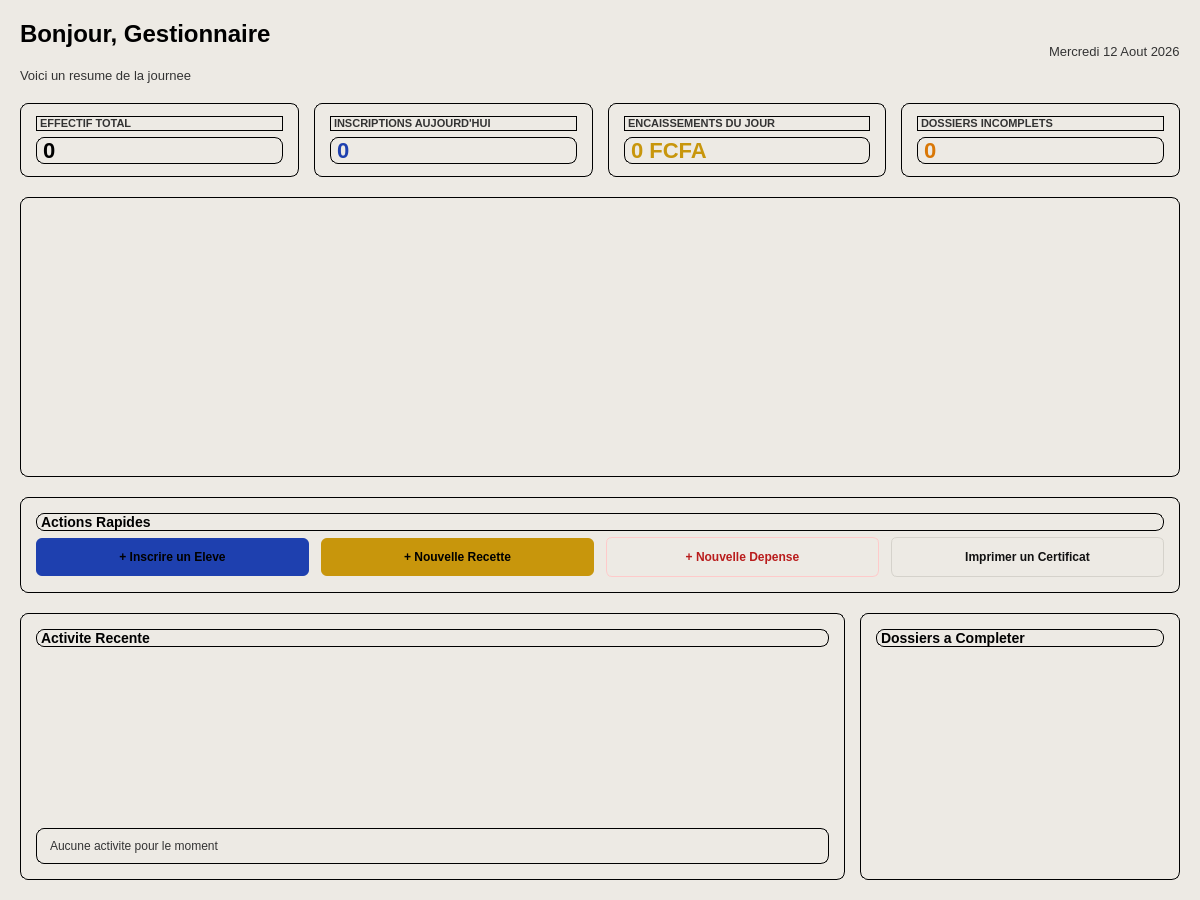
<?xml version="1.0" encoding="UTF-8"?>
<ui version="4.0">
 <class>PageGestionnaire</class>
 <widget class="QWidget" name="PageGestionnaire">
  <property name="geometry">
   <rect>
    <x>0</x>
    <y>0</y>
    <width>1200</width>
    <height>900</height>
   </rect>
  </property>
  <property name="windowTitle">
   <string>Espace Gestionnaire</string>
  </property>
  <property name="styleSheet">
   <string>background-color: #EDEAE4; font-family: 'Segoe UI', sans-serif;</string>
  </property>
  <layout class="QVBoxLayout" name="mainLayout">
   <property name="spacing">
    <number>20</number>
   </property>
   <property name="leftMargin">
    <number>20</number>
   </property>
   <property name="topMargin">
    <number>20</number>
   </property>
   <property name="rightMargin">
    <number>20</number>
   </property>
   <property name="bottomMargin">
    <number>20</number>
   </property>
   <item>
    <layout class="QHBoxLayout" name="headerLayout">
     <item>
      <layout class="QVBoxLayout" name="titleLayout">
       <item>
        <widget class="QLabel" name="lbl_title">
         <property name="styleSheet">
          <string>color: #000000; font-size: 24px; font-weight: bold;</string>
         </property>
         <property name="text">
          <string>Bonjour, Gestionnaire</string>
         </property>
        </widget>
       </item>
       <item>
        <widget class="QLabel" name="lbl_subtitle">
         <property name="styleSheet">
          <string>color: #333333; font-size: 13px;</string>
         </property>
         <property name="text">
          <string>Voici un resume de la journee</string>
         </property>
        </widget>
       </item>
      </layout>
     </item>
     <item>
      <spacer name="headerSpacer">
       <property name="orientation">
        <enum>Qt::Horizontal</enum>
       </property>
       <property name="sizeHint" stdset="0">
        <size>
         <width>40</width>
         <height>20</height>
        </size>
       </property>
      </spacer>
     </item>
     <item>
      <widget class="QLabel" name="lbl_date">
       <property name="styleSheet">
        <string>color: #333333; font-size: 13px;</string>
       </property>
       <property name="text">
        <string>Mercredi 12 Aout 2026</string>
       </property>
      </widget>
     </item>
    </layout>
   </item>
   <item>
    <layout class="QHBoxLayout" name="kpiLayout">
     <property name="spacing">
      <number>15</number>
     </property>
     <item>
      <widget class="QFrame" name="card_effectifs">
       <property name="styleSheet">
        <string>background-color: transparent; color: #000000; border: 1px solid #000000; border-radius: 8px;</string>
       </property>
       <layout class="QVBoxLayout" name="layout_card_effectifs">
        <property name="leftMargin">
         <number>15</number>
        </property>
        <property name="topMargin">
         <number>12</number>
        </property>
        <property name="rightMargin">
         <number>15</number>
        </property>
        <property name="bottomMargin">
         <number>12</number>
        </property>
        <item>
         <widget class="QLabel" name="lbl_kpi1_titre">
          <property name="styleSheet">
           <string>color: #333333; font-size: 11px; font-weight: bold;</string>
          </property>
          <property name="text">
           <string>EFFECTIF TOTAL</string>
          </property>
         </widget>
        </item>
        <item>
         <widget class="QLabel" name="lbl_kpi1_valeur">
          <property name="styleSheet">
           <string>color: #000000; font-size: 22px; font-weight: bold;</string>
          </property>
          <property name="text">
           <string>0</string>
          </property>
         </widget>
        </item>
       </layout>
      </widget>
     </item>
     <item>
      <widget class="QFrame" name="card_inscriptions_jour">
       <property name="styleSheet">
        <string>background-color: transparent; color: #000000; border: 1px solid #000000; border-radius: 8px;</string>
       </property>
       <layout class="QVBoxLayout" name="layout_card_inscriptions">
        <property name="leftMargin">
         <number>15</number>
        </property>
        <property name="topMargin">
         <number>12</number>
        </property>
        <property name="rightMargin">
         <number>15</number>
        </property>
        <property name="bottomMargin">
         <number>12</number>
        </property>
        <item>
         <widget class="QLabel" name="lbl_kpi2_titre">
          <property name="styleSheet">
           <string>color: #333333; font-size: 11px; font-weight: bold;</string>
          </property>
          <property name="text">
           <string>INSCRIPTIONS AUJOURD'HUI</string>
          </property>
         </widget>
        </item>
        <item>
         <widget class="QLabel" name="lbl_kpi2_valeur">
          <property name="styleSheet">
           <string>color: #1E40AF; font-size: 22px; font-weight: bold;</string>
          </property>
          <property name="text">
           <string>0</string>
          </property>
         </widget>
        </item>
       </layout>
      </widget>
     </item>
     <item>
      <widget class="QFrame" name="card_caisse_jour">
       <property name="styleSheet">
        <string>background-color: transparent; color: #000000; border: 1px solid #000000; border-radius: 8px;</string>
       </property>
       <layout class="QVBoxLayout" name="layout_card_caisse">
        <property name="leftMargin">
         <number>15</number>
        </property>
        <property name="topMargin">
         <number>12</number>
        </property>
        <property name="rightMargin">
         <number>15</number>
        </property>
        <property name="bottomMargin">
         <number>12</number>
        </property>
        <item>
         <widget class="QLabel" name="lbl_kpi3_titre">
          <property name="styleSheet">
           <string>color: #333333; font-size: 11px; font-weight: bold;</string>
          </property>
          <property name="text">
           <string>ENCAISSEMENTS DU JOUR</string>
          </property>
         </widget>
        </item>
        <item>
         <widget class="QLabel" name="lbl_kpi3_valeur">
          <property name="styleSheet">
           <string>color: #C8960C; font-size: 22px; font-weight: bold;</string>
          </property>
          <property name="text">
           <string>0 FCFA</string>
          </property>
         </widget>
        </item>
       </layout>
      </widget>
     </item>
     <item>
      <widget class="QFrame" name="card_taches">
       <property name="styleSheet">
        <string>background-color: transparent; color: #000000; border: 1px solid #000000; border-radius: 8px;</string>
       </property>
       <layout class="QVBoxLayout" name="layout_card_taches">
        <property name="leftMargin">
         <number>15</number>
        </property>
        <property name="topMargin">
         <number>12</number>
        </property>
        <property name="rightMargin">
         <number>15</number>
        </property>
        <property name="bottomMargin">
         <number>12</number>
        </property>
        <item>
         <widget class="QLabel" name="lbl_kpi4_titre">
          <property name="styleSheet">
           <string>color: #333333; font-size: 11px; font-weight: bold;</string>
          </property>
          <property name="text">
           <string>DOSSIERS INCOMPLETS</string>
          </property>
         </widget>
        </item>
        <item>
         <widget class="QLabel" name="lbl_kpi4_valeur">
          <property name="styleSheet">
           <string>color: #D97706; font-size: 22px; font-weight: bold;</string>
          </property>
          <property name="text">
           <string>0</string>
          </property>
         </widget>
        </item>
       </layout>
      </widget>
     </item>
    </layout>
   </item>
   <item>
    <widget class="QFrame" name="container_chart_statuts">
     <property name="minimumSize">
      <size>
       <width>0</width>
       <height>280</height>
      </size>
     </property>
     <property name="styleSheet">
      <string>background-color: transparent; color: #000000; border: 1px solid #000000; border-radius: 8px;</string>
     </property>
     <layout class="QVBoxLayout" name="layout_chart_statuts">
      <property name="leftMargin"><number>15</number></property>
      <property name="topMargin"><number>12</number></property>
      <property name="rightMargin"><number>15</number></property>
      <property name="bottomMargin"><number>12</number></property>
     </layout>
    </widget>
   </item>
   <item>
    <widget class="QFrame" name="card_actions_rapides">
     <property name="styleSheet">
      <string>background-color: transparent; color: #000000; border: 1px solid #000000; border-radius: 8px;</string>
     </property>
     <layout class="QVBoxLayout" name="layout_actions_rapides">
      <property name="leftMargin">
       <number>15</number>
      </property>
      <property name="topMargin">
       <number>15</number>
      </property>
      <property name="rightMargin">
       <number>15</number>
      </property>
      <property name="bottomMargin">
       <number>15</number>
      </property>
      <item>
       <widget class="QLabel" name="lbl_actions_titre">
        <property name="styleSheet">
         <string>color: #000000; font-weight: bold; font-size: 14px;</string>
        </property>
        <property name="text">
         <string>Actions Rapides</string>
        </property>
       </widget>
      </item>
      <item>
       <layout class="QHBoxLayout" name="actionsButtonsLayout">
        <property name="spacing">
         <number>12</number>
        </property>
        <item>
         <widget class="QPushButton" name="btn_quick_inscrire">
          <property name="cursor">
           <cursorShape>PointingHandCursor</cursorShape>
          </property>
          <property name="styleSheet">
           <string>background-color: #1E40AF; color: #000000; border: none; border-radius: 6px; padding: 12px; font-weight: bold;</string>
          </property>
          <property name="text">
           <string>+ Inscrire un Eleve</string>
          </property>
         </widget>
        </item>
        <item>
         <widget class="QPushButton" name="btn_quick_recette">
          <property name="cursor">
           <cursorShape>PointingHandCursor</cursorShape>
          </property>
          <property name="styleSheet">
           <string>background-color: #C8960C; color: #000000; border: none; border-radius: 6px; padding: 12px; font-weight: bold;</string>
          </property>
          <property name="text">
           <string>+ Nouvelle Recette</string>
          </property>
         </widget>
        </item>
        <item>
         <widget class="QPushButton" name="btn_quick_depense">
          <property name="cursor">
           <cursorShape>PointingHandCursor</cursorShape>
          </property>
          <property name="styleSheet">
           <string>background-color: #EDEAE4; color: #B91C1C; border: 1px solid #FECACA; border-radius: 6px; padding: 12px; font-weight: bold;</string>
          </property>
          <property name="text">
           <string>+ Nouvelle Depense</string>
          </property>
         </widget>
        </item>
        <item>
         <widget class="QPushButton" name="btn_quick_certificat">
          <property name="cursor">
           <cursorShape>PointingHandCursor</cursorShape>
          </property>
          <property name="styleSheet">
           <string>background-color: #EDEAE4; color: #111111; border: 1px solid #D5D2CB; border-radius: 6px; padding: 12px; font-weight: bold;</string>
          </property>
          <property name="text">
           <string>Imprimer un Certificat</string>
          </property>
         </widget>
        </item>
       </layout>
      </item>
     </layout>
    </widget>
   </item>
   <item>
    <layout class="QHBoxLayout" name="bottomLayout">
     <property name="spacing">
      <number>15</number>
     </property>
     <item>
      <widget class="QFrame" name="card_activite">
       <property name="styleSheet">
        <string>background-color: transparent; color: #000000; border: 1px solid #000000; border-radius: 8px;</string>
       </property>
       <layout class="QVBoxLayout" name="layout_activite">
        <property name="leftMargin">
         <number>15</number>
        </property>
        <property name="topMargin">
         <number>15</number>
        </property>
        <property name="rightMargin">
         <number>15</number>
        </property>
        <property name="bottomMargin">
         <number>15</number>
        </property>
        <item>
         <widget class="QLabel" name="lbl_activite_titre">
          <property name="styleSheet">
           <string>color: #000000; font-weight: bold; font-size: 14px;</string>
          </property>
          <property name="text">
           <string>Activite Recente</string>
          </property>
         </widget>
        </item>
        <item>
         <widget class="QListWidget" name="list_activite_recente">
          <property name="styleSheet">
           <string>border: none; font-size: 13px;</string>
          </property>
         </widget>
        </item>
        <item>
         <widget class="QLabel" name="lbl_activite_empty">
          <property name="styleSheet">
           <string>color: #333333; font-size: 12px; padding: 10px; qproperty-alignment: AlignCenter;</string>
          </property>
          <property name="text">
           <string>Aucune activite pour le moment</string>
          </property>
          <property name="visible">
           <bool>false</bool>
          </property>
         </widget>
        </item>
       </layout>
      </widget>
     </item>
     <item>
      <widget class="QFrame" name="card_dossiers_incomplets">
       <property name="minimumSize">
        <size>
         <width>320</width>
         <height>0</height>
        </size>
       </property>
       <property name="maximumSize">
        <size>
         <width>320</width>
         <height>16777215</height>
        </size>
       </property>
       <property name="styleSheet">
        <string>background-color: transparent; color: #000000; border: 1px solid #000000; border-radius: 8px;</string>
       </property>
       <layout class="QVBoxLayout" name="layout_dossiers">
        <property name="leftMargin">
         <number>15</number>
        </property>
        <property name="topMargin">
         <number>15</number>
        </property>
        <property name="rightMargin">
         <number>15</number>
        </property>
        <property name="bottomMargin">
         <number>15</number>
        </property>
        <item>
         <widget class="QLabel" name="lbl_dossiers_titre">
          <property name="styleSheet">
           <string>color: #000000; font-weight: bold; font-size: 14px;</string>
          </property>
          <property name="text">
           <string>Dossiers a Completer</string>
          </property>
         </widget>
        </item>
        <item>
         <widget class="QListWidget" name="list_dossiers_incomplets">
          <property name="styleSheet">
           <string>border: none; font-size: 13px;</string>
          </property>
         </widget>
        </item>
       </layout>
      </widget>
     </item>
    </layout>
   </item>

  </layout>
 </widget>
 <resources/>
 <connections/>
</ui>
